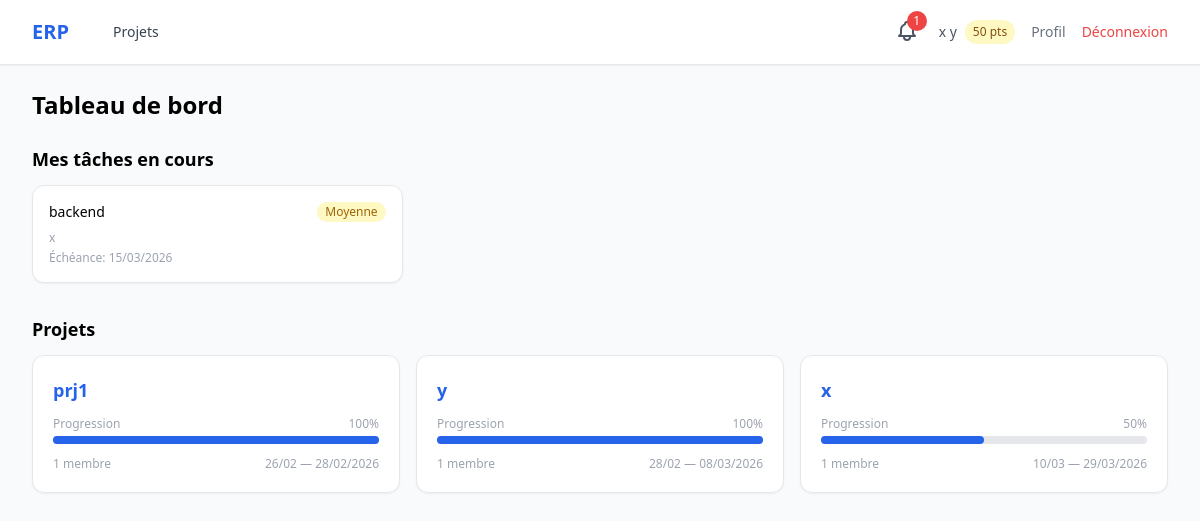
Page /projects/ (signed in) on the committed database.
### accounts/models.py (models this page shows, shortened)
class User(AbstractUser):
    class Role(models.TextChoices):
        ADMIN = 'admin', 'Administrateur'
        HR_MANAGER = 'hr_manager', 'Responsable RH'
        PROJECT_MANAGER = 'project_manager', 'Chef de Projet'
        TEAM_MEMBER = 'team_member', "Membre d'Équipe"
    role = models.CharField(max_length=20, choices=Role.choices, default=Role.TEAM_MEMBER)
    skills = models.TextField(blank=True, help_text="Compétences séparées par des virgules")
    avatar = models.ImageField(upload_to='avatars/', blank=True, null=True)
    reward_points = models.IntegerField(default=0)
    department = models.ForeignKey(
        Department, on_delete=models.SET_NULL, null=True, blank=True,
        related_name='members', verbose_name="Département"
    )
    @property
    def is_hr(self):
        return self.role == self.Role.HR_MANAGER
    @property
    def is_project_manager(self):
        return self.role == self.Role.PROJECT_MANAGER

### projects/models.py (models this page shows, shortened)
class Task(models.Model):
    class Priority(models.TextChoices):
        LOW = 'low', 'Basse'
        MEDIUM = 'medium', 'Moyenne'
        HIGH = 'high', 'Haute'
        URGENT = 'urgent', 'Urgente'
    class TimeSlot(models.TextChoices):
        MORNING = 'morning', 'Matin'
        AFTERNOON = 'afternoon', 'Après-midi'
    project = models.ForeignKey(Project, on_delete=models.CASCADE, related_name='tasks')
    title = models.CharField(max_length=200, verbose_name="Titre")
    description = models.TextField(blank=True, verbose_name="Description")
    status = models.CharField(max_length=50, default='todo', verbose_name="Statut")
    priority = models.CharField(max_length=10, choices=Priority.choices,
                                 default=Priority.MEDIUM)
    time_slot = models.CharField(max_length=10, choices=TimeSlot.choices,
                                  blank=True, verbose_name="Créneau")
    assigned_to = models.ManyToManyField(settings.AUTH_USER_MODEL, blank=True,
                                          related_name='assigned_tasks')
    deadline = models.DateField(null=True, blank=True, verbose_name="Échéance")
    points = models.IntegerField(default=10, verbose_name="Points de récompense")
    completed_at = models.DateTimeField(null=True, blank=True)
    created_at = models.DateTimeField(auto_now_add=True)
    updated_at = models.DateTimeField(auto_now=True)
    class Meta:
        ordering = ['-priority', 'deadline']
        verbose_name = "Tâche"
    @property
    def is_overdue(self):
        if self.deadline and self.status != 'done':
            return self.deadline < timezone.now().date()
        return False
    @property
    def deadline_approaching(self):
        if self.deadline and self.status != 'done':
            delta = (self.deadline - timezone.now().date()).days
            return 0 <= delta <= 2
        return False

class Project(models.Model):
    name = models.CharField(max_length=200, verbose_name="Nom du projet")
    description = models.TextField(blank=True, verbose_name="Description")
    start_date = models.DateField(verbose_name="Date de début")
    end_date = models.DateField(verbose_name="Date de fin")
    manager = models.ForeignKey(settings.AUTH_USER_MODEL, on_delete=models.CASCADE,
                                 related_name='managed_projects')
    members = models.ManyToManyField(settings.AUTH_USER_MODEL, blank=True,
                                     related_name='projects')
    created_at = models.DateTimeField(auto_now_add=True)
    class Meta:
        ordering = ['-created_at']
        verbose_name = "Projet"
    @property
    def progress(self):
        total = self.tasks.count()
        if total == 0:
            return 0
        done = self.tasks.filter(status='done').count()
        return int((done / total) * 100)

### projects/views.py (the view)
# urls.py: path('', lambda r: redirect('projects:dashboard')),
@login_required
def dashboard(request):
    user = request.user
    if user.is_superuser or user.role == 'admin':
        projects = Project.objects.all()
    elif user.is_project_manager:
        projects = Project.objects.filter(Q(manager=user) | Q(members=user)).distinct()
    else:
        projects = user.projects.all()
    my_tasks = Task.objects.filter(assigned_to=user).exclude(status='done')[:10]
    return render(request, 'projects/dashboard.html', {
        'projects': projects,
        'my_tasks': my_tasks,
    })

### notifications/context_processors.py (called while the page is built)
def unread_notifications_count(request):
    if request.user.is_authenticated:
        count = request.user.notifications.filter(is_read=False).count()
    else:
        count = 0
    return {'unread_notifications_count': count}

### templates/projects/dashboard.html (shortened to what this page needs)
{% extends 'base.html' %}
{% block content %}
<div class="flex justify-between items-center mb-6">
    <h1 class="text-2xl font-bold">Tableau de bord</h1>
</div>
{% if my_tasks %}
<div class="mb-8">
    <h2 class="text-lg font-semibold mb-3">Mes tâches en cours</h2>
    <div class="grid gap-3 sm:grid-cols-2 lg:grid-cols-3">
        {% for task in my_tasks %}
        <a href="{% url 'projects:task_detail' task.pk %}"
            class="bg-white rounded-xl shadow-sm border p-4 hover:shadow-md transition block">
            <div class="flex justify-between items-start">
                <span class="font-medium text-sm">{{ task.title }}</span>
                <span class="text-xs px-2 py-0.5 rounded-full
                    {% if task.priority == 'urgent' %}bg-red-100 text-red-700
                    {% elif task.priority == 'high' %}bg-orange-100 text-orange-700
                    {% elif task.priority == 'medium' %}bg-yellow-100 text-yellow-700
                    {% else %}bg-gray-100 text-gray-600{% endif %}">
                    {{ task.get_priority_display }}
                </span>
            </div>
            <p class="text-xs text-gray-400 mt-2">{{ task.project.name }}</p>
            {% if task.deadline %}
            <p
                class="text-xs mt-1 {% if task.is_overdue %}text-red-500 font-bold{% elif task.deadline_approaching %}text-orange-500{% else %}text-gray-400{% endif %}">
                Échéance: {{ task.deadline|date:"d/m/Y" }}
            </p>
            {% endif %}
        </a>
        {% endfor %}
    </div>
</div>
{% endif %}
<h2 class="text-lg font-semibold mb-3">Projets</h2>
<div class="grid gap-4 sm:grid-cols-2 lg:grid-cols-3">
    {% for project in projects %}
    <div class="bg-white rounded-xl shadow-sm border p-5 hover:shadow-md transition">
        <a href="{% url 'projects:project_detail' project.pk %}"
            class="text-lg font-semibold text-blue-600 hover:underline block">{{ project.name }}</a>
        <div class="mt-3">
            <div class="flex justify-between text-xs text-gray-400 mb-1">
                <span>Progression</span>
                <span>{{ project.progress }}%</span>
            </div>
            <div class="w-full bg-gray-200 rounded-full h-2">
                <div class="bg-blue-600 h-2 rounded-full" style="width: {{ project.progress }}%"></div>
            </div>
        </div>
        <div class="flex justify-between items-center mt-3 text-xs text-gray-400">
            <span>{{ project.members.count }} membre{{ project.members.count|pluralize }}</span>
            <span>{{ project.start_date|date:"d/m" }} — {{ project.end_date|date:"d/m/Y" }}</span>
        </div>
    </div>
    {% empty %}
    <p class="text-gray-500 col-span-3 text-center py-8">Aucun projet pour le moment.</p>
    {% endfor %}
</div>
{% endblock %}

### templates/base.html (shortened to what this page needs)
<!doctype html>
<html lang="fr" class="h-full bg-gray-50">
  <head>
    <script src="https://cdn.tailwindcss.com"></script>
  </head>
  <body class="h-full" hx-headers='{"X-CSRFToken": "{{ csrf_token }}"}'>
    <div class="min-h-full">
      <nav class="bg-white shadow-sm border-b">
        <div class="mx-auto max-w-7xl px-4 sm:px-6 lg:px-8">
          <div class="flex h-16 items-center justify-between">
            <div class="flex items-center space-x-8">
              <a
                href="{% url 'projects:dashboard' %}"
                class="text-xl font-bold text-blue-600"
                >ERP</a
              >
              {% if user.is_authenticated %}
              <div class="flex space-x-4">
                <a
                  href="{% url 'projects:dashboard' %}"
                  class="text-gray-700 hover:text-blue-600 px-3 py-2 text-sm font-medium"
                  >Projets</a
                >
              </div>
              {% endif %}
            </div>
            <div class="flex items-center space-x-4">
              {% if user.is_authenticated %}
              <div class="relative" id="notif-wrapper">
                <button
                  id="notif-btn"
                  onclick="toggleNotif(event)"
                  hx-get="{% url 'notifications:dropdown' %}"
                  hx-target="#notif-dropdown-panel"
                  hx-swap="innerHTML"
                  hx-trigger="click"
                  class="relative text-gray-600 hover:text-blue-600 p-1"
                >
                  {% if unread_notifications_count %}
                  <span id="notif-badge" class="absolute -top-1 -right-1 bg-red-500 text-white text-xs rounded-full w-5 h-5 flex items-center justify-center">{{ unread_notifications_count }}</span>
                  {% endif %}
                </button>
              </div>
              <div class="flex items-center space-x-2">
                <span class="text-sm text-gray-600"
                  >{{ user.get_full_name|default:user.username }}</span
                >
                <span
                  class="bg-yellow-100 text-yellow-800 text-xs px-2 py-1 rounded-full"
                  >{{ user.reward_points }} pts</span
                >
              </div>
              <a
                href="{% url 'accounts:profile' %}"
                class="text-sm text-gray-500 hover:text-blue-600"
                >Profil</a
              >
              <a
                href="{% url 'accounts:logout' %}"
                class="text-sm text-red-500 hover:text-red-700"
                >Déconnexion</a
              >
              {% else %}
              <a
                href="{% url 'accounts:login' %}"
                class="text-sm text-blue-600 hover:text-blue-800 font-medium"
                >Connexion</a
              >
              {% endif %}
            </div>
          </div>
        </div>
      </nav>
      <main class="mx-auto max-w-7xl px-4 sm:px-6 lg:px-8 py-6">
        {% block content %}{% endblock %}
      </main>
    </div>
  </body>
</html>

### rows in the picture
User: get_full_name "x y", reward_points "50"
Task: title "backend", priority "Moyenne", project.name "x", deadline "15/03/2026"
Project: name "prj1", progress "100", members.count "1", start_date "26/02", end_date "28/02/2026"
Project: name "y", progress "100", members.count "1", start_date "28/02", end_date "08/03/2026"
Project: name "x", progress "50", members.count "1", start_date "10/03", end_date "29/03/2026"

### other values in the picture
{{ unread_notifications_count }} "1"
